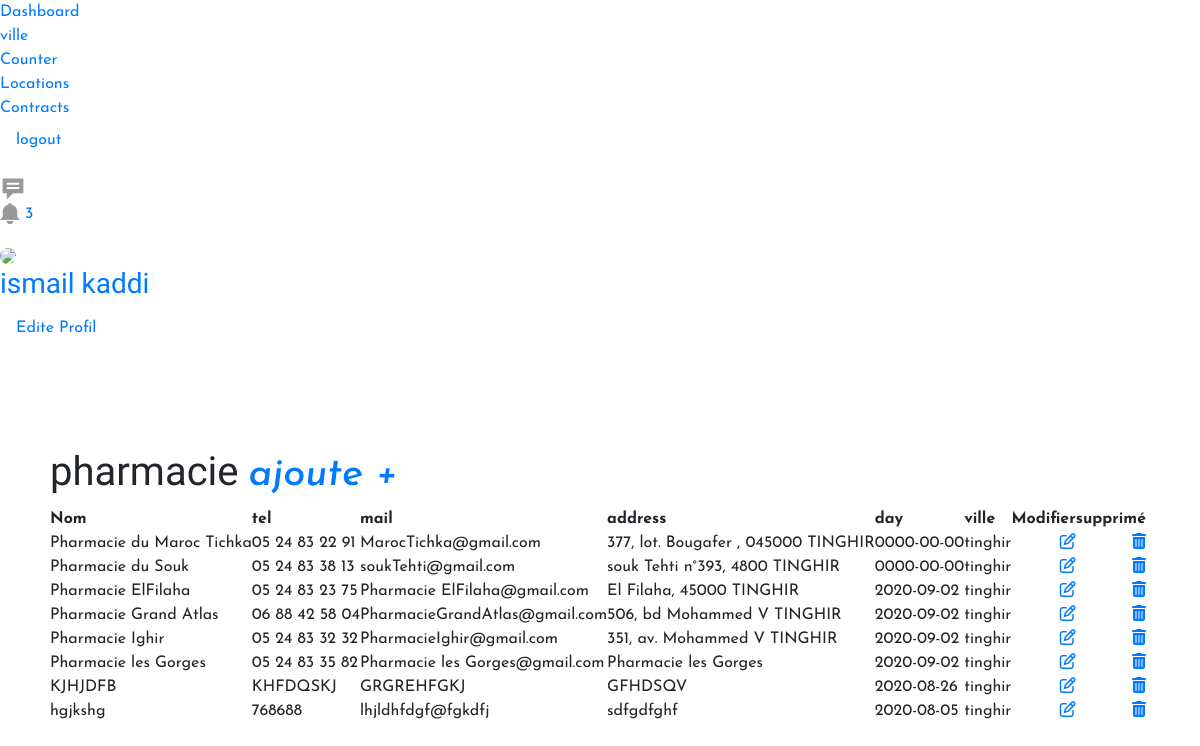
The page /Site-Web/admin/phara.php?id=18 (signed in) on the database its author committed.
### tables this page shows
CREATE TABLE `phara` (
  `phara_id` int(11) NOT NULL,
  `name` text NOT NULL,
  `day` date NOT NULL,
  `ville_id` int(11) NOT NULL,
  `tel` varchar(255) NOT NULL,
  `mail` varchar(255) NOT NULL,
  `addrsse` varchar(255) NOT NULL,
  `ville` varchar(255) NOT NULL
);

### Site-Web/admin/phara.php (the view, shortened to what this page needs)
<?php
$hostname = "localhost";
$username = "root";
$password = "";
$dbname = "zentao";
$conn = mysqli_connect($hostname, $username, $password, $dbname);
$id = $_GET['id'];
?>
<!DOCTYPE html>
<html lang="en">
  <head>
    <link rel="stylesheet" href="css/stylee.css">
    <link rel="stylesheet" href="css/body.css">
    <link rel="stylesheet" href="css/responsive.css">
    <link rel="stylesheet" href="css/boarde.css">
    <link rel="stylesheet" href="https://stackpath.bootstrapcdn.com/bootstrap/4.5.0/css/bootstrap.min.css">
    <link rel="stylesheet" href="https://use.fontawesome.com/releases/v5.13.0/css/all.css">
  </head>
  <body style="font-family: 'Poppins';">
<link href='css/css.sass' rel='stylesheet' type='text/css'>
<div class="app-container">
  <nav class="nav">
    <ul class="nav__list">
      <li class="nav__list-item">
        <a href="#" class="nav__item-link">Dashboard </a>
      </li>
      <li class="nav__list-item">
        <a href="ville.php" class="nav__item-link">ville</a>
      </li>
      <li class="nav__list-item">
        <a href="#" class="nav__item-link">Counter</a>
      </li>
      <li class="nav__list-item">
        <a href="#" class="nav__item-link">Locations</a>
      </li>
      <li class="nav__list-item">
        <a href="#" class="nav__item-link">Contracts</a>
      </li>
      <li class="nav__list-item">
      <li class="nav-item"><a class="nav-link" href="logout.php">logout</a></li>
      </li>
    </ul>
  </nav>
  <div class="app-view">
    <nav class="utility-bar">
      <div class="utility-bar__inner">
        <ul class="utility-bar__list">
          <li class="utility-bar__list-item">
            <a href="#" class="utility-bar__item-link">
              <svg xmlns="http://www.w3.org/2000/svg" xmlns:xlink="http://www.w3.org/1999/xlink" version="1.2" baseProfile="tiny" x="0px" y="0px" viewBox="0 0 100 100" width="26px" xml:space="preserve"><path fill="#999" d="M10,66h16v24l24-24h40V10H10V66z M26,26h48v8H26V26z M26,42h48v8H26V42z"/></svg>
            </a>
          </li>
          <li class="utility-bar__list-item">
            <a href="#" class="utility-bar__item-link">
              <span class="utility-bar__indicator">3</span>
            </a>
          </li>
        </ul>
        <a href="#" class="utility-bar__account">
        <img src="<?php echo $_SESSION['image'] ?>" style="width: 40px;height: auto; border-radius:100px;">
          <h3><?php echo $_SESSION['firstname'] ?> <?php echo $_SESSION['lastname'] ?></h3>
          <li class="nav-item"><a class="nav-link" href="../Profil.php">Edite Profil</a></li>
        </a>
      </div>
    </nav>
    <section style="margin :50px ">
      <h2 style="margin-top:1%;text-align:center;"> <br> </h2>
      <div class="todolist" style="margin-top:1%;">
        <div class="column">
          <h1 class="title">pharmacie
            <a href='<?php echo "form_phara.php?id=".$id ?>'><i> ajoute +</i></a>
          </h1>
          <table>
          <div class='item'>
                  <thead>
                    <tr>
                      <th>Nom</th>
                      <th>tel</th>
                      <th>mail</th>
                      <th>address</th>
                      <th>day</th>
                      <th>ville</th>
                      <th>Modifier</th>
                      <th>supprimé</th>
                    </tr>
          <?php
            $posts = "SELECT * FROM phara WHERE ville_id = $id";
            $all_posts = mysqli_query($conn, $posts);
            while ($row = mysqli_fetch_array($all_posts)) {
              echo "
                  </thead>
                  <tr>
                  <td> ".$row['name']."</td>
                  <td> ".$row['tel']."</td>
                  <td> ".$row['mail']."</td>
                  <td> ".$row['addrsse']."</td>
                  <td> ".$row['day']."</td>
                  <td> ".$row['ville']."</td>
                 <td> <a href='update_phara.php?id=".$row['phara_id'].'&t_id='.$row['ville_id']."' style='float:right'><i class='fa fa-edit'></i></a>  </td>
                 <td> <a href='deletephara.php?id=".$row['phara_id']. '&t_id='.$row['ville_id']."' style='float:right'><i class='fa fa-trash'></i></a> </td>
                </tr>
              ";
            }
          ?>
        </div>
      </div>
    </section>
  </body>
</html>

### Site-Web/admin/css/stylee.css (style rules this page uses)
a { text-decoration: none; transition: all 0.3s ease-in-out; }
body { line-height: 26px; font-size: 16px; font-family: "Roboto", sans-serif; font-weight: normal; color: #777777; }
h1, h2, h3, h4, h5, h6 { font-family: "Heebo", sans-serif; font-weight: bold; }

### Site-Web/admin/css/boarde.css (style rules this page uses)
* { margin: 0; padding: 0; box-sizing: border-box; list-style: none; text-decoration: none; font-family: 'Josefin Sans', sans-serif; }

### rows shown on the page
phara: name "Pharmacie du Maroc Tichka", tel "05 24 83 22 91", mail "MarocTichka@gmail.com", addrsse "377, lot. Bougafer , 045000 TINGHIR", day "0000-00-00", ville "tinghir"
phara: name "Pharmacie du Souk", tel "05 24 83 38 13", mail "soukTehti@gmail.com", addrsse "souk Tehti n°393, 4800 TINGHIR", day "0000-00-00", ville "tinghir"
phara: name "Pharmacie ElFilaha", tel "05 24 83 23 75", mail "Pharmacie ElFilaha@gmail.com", addrsse "El Filaha, 45000 TINGHIR", day "2020-09-02", ville "tinghir"
phara: name "Pharmacie Grand Atlas", tel "06 88 42 58 04", mail "PharmacieGrandAtlas@gmail.com", addrsse "506, bd Mohammed V TINGHIR", day "2020-09-02", ville "tinghir"
phara: name "Pharmacie Ighir", tel "05 24 83 32 32", mail "PharmacieIghir@gmail.com", addrsse "351, av. Mohammed V TINGHIR", day "2020-09-02", ville "tinghir"
phara: name "Pharmacie les Gorges", tel "05 24 83 35 82", mail "Pharmacie les Gorges@gmail.com", addrsse "Pharmacie les Gorges", day "2020-09-02", ville "tinghir"
phara: name "KJHJDFB", tel "KHFDQSKJ", mail "GRGREHFGKJ", addrsse "GFHDSQV", day "2020-08-26", ville "tinghir"
phara: name "hgjkshg", tel "768688", mail "lhjldhfdgf@fgkdfj", addrsse "sdfgdfghf", day "2020-08-05", ville "tinghir"

### other values the page prints
$_SESSION['firstname'] "ismail"
$_SESSION['lastname'] "kaddi"
